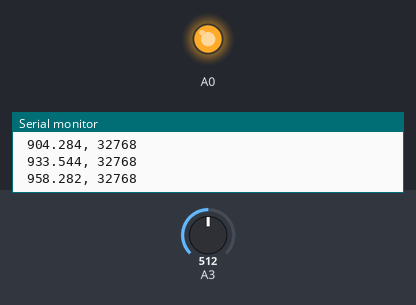
Bench run of a sketch on a simulated Arduino Zero (SAMD21). Parts: output pins drawn as LEDs (lit = HIGH), the last lines printed to the serial monitor. The test bench sets the inputs (shaded band); at power-on: A3 = 512 (analog values on the 0–1023 scale).

Above: at 1.2 s.
1.3 s: A3 set to 0
At 3.86 s:
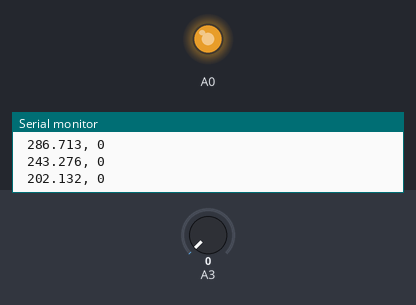
At 4.26 s:
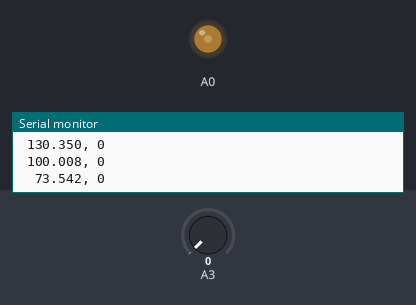
Timing chart, 0 to 10.3 s (numbered marks = the images above; inputs shaded):
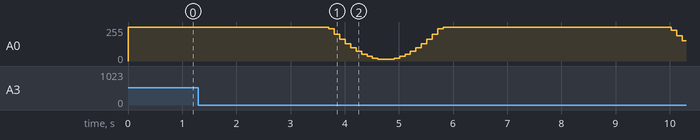

The sketch:

analogWrite_for_A0.ino
```cpp
#include "RTClib.h"

void setup() {
  // put your setup code here, to run once:
  Serial.begin(115200);
  while(!Serial && millis() < 5000);
  Serial.print("\n\nanalogWrite() to analogRead Example\n\n");
  analogReadResolution(16);
}

void loop() {
  // put your main code here, to run repeatedly:
  double valSin = sin(millis() / 1000.) * 500 + 512;
  analogWrite(A0,valSin);
  Serial.printf("%8.3f, %d\n",valSin,analogRead(A3));
  delay(100);
}
```
